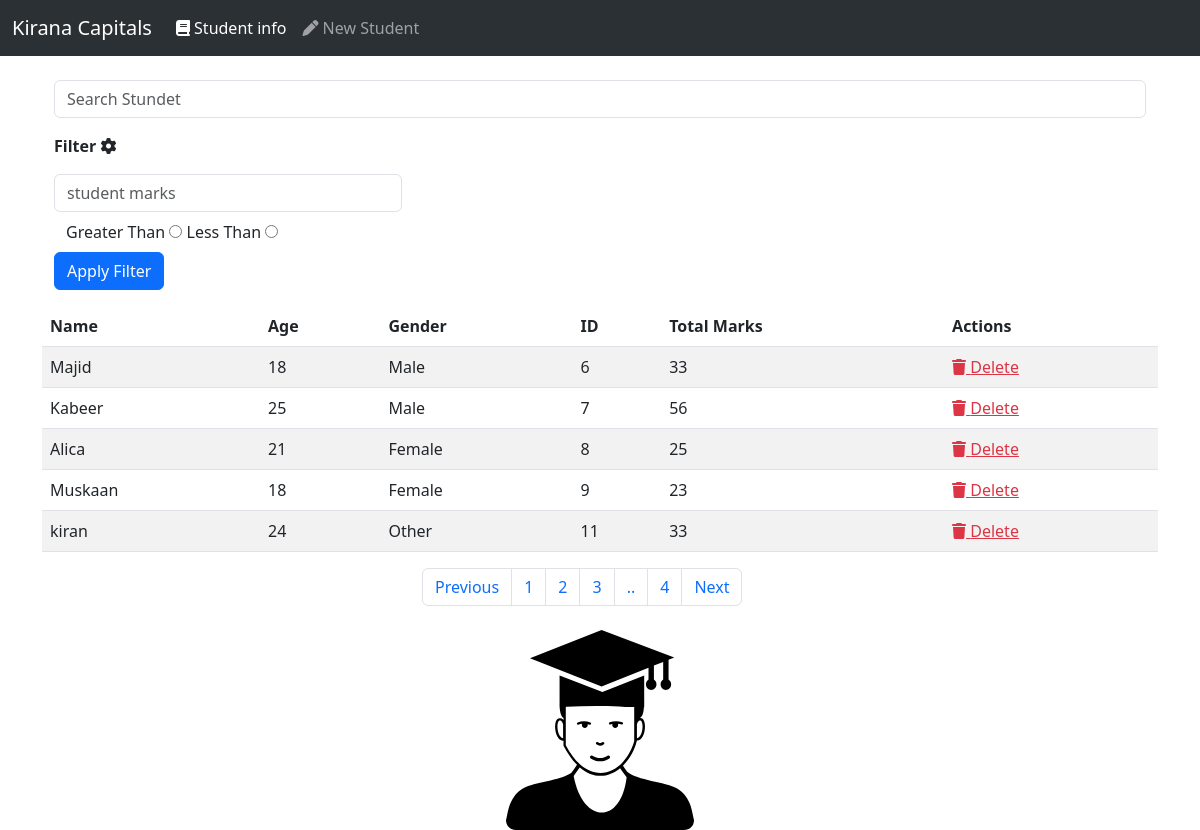
Screenshot of /student/service/stundetinfo/?page=2 with the database file from the repository.
### student/models.py (models this page shows)
class Student(models.Model):
    studentName = models.CharField(max_length=200,null=False)
    age = models.IntegerField(null=False)
    studentid = models.CharField( max_length=50 , null=False)
    gender =models.CharField(max_length=10,null=False)
    marks = models.IntegerField(null=False)

### student/views.py (the view)
# urls.py: path("stundetinfo/",sv.StundeDetails.as_view(),name="stundetinfo"),
class StundeDetails(ListView):
    model = Student
    template_name = 'student/studentinfo.html'
    context_object_name = 'students'
    ordering = ['id']
    paginate_by = 5
    def get_context_data(self, **kwargs):
        context = super().get_context_data(**kwargs)
        return context

### student/templates/student/studentinfo.html (shortened to what this page needs)
{% extends 'core/base.html' %}
{% load static %}
{% block content %}
{% include 'core/navbar.html' %}
<div class="container mt-4">
    {% if students %}
    <div class="container mt-2">
        <input type="text" class='form-control' onkeyup="myFunction()" placeholder="Search Stundet " id="myInput">
    </div>
    <div class="container mt-3">
        <p><b>Filter <i class="fas fa-cog"></i> </b></p>
<form action="/student/service/applyfilter" method='get'>
        <div class="row">
            <div class="col-sm-4">
                <input type="text" name="mark" id="" class="form-control" placeholder="student marks">
               <div class="container mt-2">
                <label for="marksg">Greater Than</label>
                <input type="radio" name="marks" id="marksg" value='g'>
                <label for="marksl">Less Than</label>
                <input type="radio" name="marks" id="marksl" value='l'>
               </div>
            </div>
        </div>
        <input type="submit" value="Apply Filter" class="btn btn-primary mt-2">
    </form>
    </div>
    <table class="table table-striped mt-3" id="myTable">
            <thead>
                <tr>
                    <th>Name</th>
                    <th>Age</th>
                    <th>Gender</th>
                    <th>ID</th>
                    <th>Total Marks</th>
                    <th>Actions</th>
                </tr>
            </thead>
            <tbody>
        {% for i in students %}
        <tr>
    <td> {{i.studentName}}</td>
    <td> {{i.age}}</td>
    <td> {{i.gender}}</td>
    <td> {{i.studentid}}</td>
    <td> {{i.marks}}</td>
    <td>  <a href="/student/service/delete/student/{{i.studentid}}" class="text-danger"><i class="fa-solid fa-trash"></i>  Delete</a></td>
        </tr>
        {% endfor %}
            </tbody>
    </table>
    {% if is_paginated %}
    <div class="row">
        <div class="col-sm-4"></div>
        <div class="col-sm-8">
            <nav aria-label="Page navigation example">
                <ul class="pagination">
                    {% if page_obj.has_previous %}
                  <li class="page-item"><a class="page-link" href="?page={{page_obj.previous_page_number}}">Previous</a></li>
                  {% endif %}
                  <li class="page-item"><a class="page-link" href="?page=1">1</a></li>
                  <li class="page-item"><a class="page-link" href="?page=2">2</a></li>
                  <li class="page-item"><a class="page-link" href="?page=3">3</a></li>
                  <li class="page-item"><a class="page-link" href="#">..</a></li>
                  <li class="page-item"><a class="page-link" href="?page={{page_obj.paginator.num_pages}}">{{page_obj.paginator.num_pages}}</a></li>
                  {% if page_obj.has_next %}
                  <li class="page-item"><a class="page-link" href="?page={{page_obj.next_page_number}}">Next</a></li>
                  {% endif %}
                  {% endif %}
    {% else %}
    <h3 class="text-center mt-4">No Student..</h3>
    {% endif %}
</div>
<div class="container mt-2 text-center">
    <img src="{% static 'student/img/icon.svg' %}" alt="" width="100%" height="200" class='ing-fluid text-center'>
</div>
{% endblock content %}

### rows the page displays
Student: studentName "Majid", age "18", gender "Male", studentid "6", marks "33"
Student: studentName "Kabeer", age "25", gender "Male", studentid "7", marks "56"
Student: studentName "Alica", age "21", gender "Female", studentid "8", marks "25"
Student: studentName "Muskaan", age "18", gender "Female", studentid "9", marks "23"
Student: studentName "kiran", age "24", gender "Other", studentid "11", marks "33"

### other values shown
{{ page_obj.paginator.num_pages }} "4"
